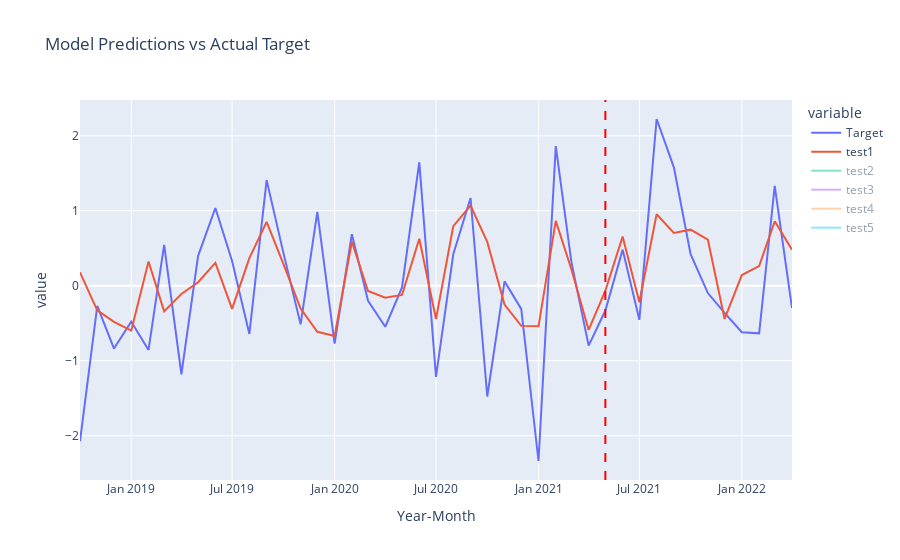

The notebook cell this image was saved under:
### Code cell
# Plot to compare models
fig = px.line(plot_df, x=plot_df.index, y=['Target', 'test1', 'test2', 'test3', 'test4', 'test5'], 
              title='Model Predictions vs Actual Target')

# Forecast beginning
forecast_start_date_index = len(plot_df) - 12  # as defined above

# Vertical line marking the beginning of the forecast period
fig.add_shape(
    type='line',
    x0=plot_df.index[forecast_start_date_index], y0=0, x1=plot_df.index[forecast_start_date_index], y1=1,
    line=dict(color='red', width=2, dash='dash'),
    xref='x',
    yref='paper'  
)

fig.show()

### Figure 1 — Plotly figure (JSON) as saved in the notebook; plotly's stock layout.template omitted (floating-point values rounded to 4 significant figures)
{"data": [{"hovertemplate": "variable=Target<br>Year-Month=%{x}<br>value=%{y}<extra></extra>", "legendgroup": "Target", "line": {"color": "#636efa", "dash": "solid"}, "marker": {"symbol": "circle"}, "mode": "lines", "name": "Target", "orientation": "v", "showlegend": true, "type": "scatter", "x": ["2018-10", "2018-11", "2018-12", "2019-01", "2019-02", "2019-03", "2019-04", "2019-05", "2019-06", "2019-07", "2019-08", "2019-09", "2019-10", "2019-11", "2019-12", "2020-01", "2020-02", "2020-03", "2020-04", "2020-05", "2020-06", "2020-07", "2020-08", "2020-09", "2020-10", "2020-11", "2020-12", "2021-01", "2021-02", "2021-03", "2021-04", "2021-05", "2021-06", "2021-07", "2021-08", "2021-09", "2021-10", "2021-11", "2021-12", "2022-01", "2022-02", "2022-03", "2022-04"], "xaxis": "x", "y": [-2.077, -0.2683, -0.8381, -0.4801, -0.8571, 0.5449, -1.181, 0.3988, 1.037, 0.3307, -0.6437, 1.409, 0.4414, -0.516, 0.9849, -0.7722, 0.6869, -0.2019, -0.5476, -0.02367, 1.647, -1.216, 0.4194, 1.17, -1.479, 0.05776, -0.3095, -2.339, 1.864, 0.3188, -0.7997, -0.3313, 0.4817, -0.4554, 2.225, 1.579, 0.4218, -0.09775, -0.3622, -0.6198, -0.6354, 1.331, -0.2987], "yaxis": "y"}, {"hovertemplate": "variable=test1<br>Year-Month=%{x}<br>value=%{y}<extra></extra>", "legendgroup": "test1", "line": {"color": "#EF553B", "dash": "solid"}, "marker": {"symbol": "circle"}, "mode": "lines", "name": "test1", "orientation": "v", "showlegend": true, "type": "scatter", "x": ["2018-10", "2018-11", "2018-12", "2019-01", "2019-02", "2019-03", "2019-04", "2019-05", "2019-06", "2019-07", "2019-08", "2019-09", "2019-10", "2019-11", "2019-12", "2020-01", "2020-02", "2020-03", "2020-04", "2020-05", "2020-06", "2020-07", "2020-08", "2020-09", "2020-10", "2020-11", "2020-12", "2021-01", "2021-02", "2021-03", "2021-04", "2021-05", "2021-06", "2021-07", "2021-08", "2021-09", "2021-10", "2021-11", "2021-12", "2022-01", "2022-02", "2022-03", "2022-04"], "xaxis": "x", "y": [0.1781, -0.3285, -0.4822, -0.5993, 0.3239, -0.3422, -0.1098, 0.04634, 0.3048, -0.3083, 0.3679, 0.8528, 0.2911, -0.3043, -0.615, -0.672, 0.5871, -0.07001, -0.1611, -0.1235, 0.6275, -0.4447, 0.7938, 1.07, 0.5848, -0.2514, -0.536, -0.5416, 0.8653, 0.2189, -0.5896, -0.06664, 0.6557, -0.2201, 0.9535, 0.7039, 0.7481, 0.6139, -0.4434, 0.142, 0.2624, 0.8596, 0.481], "yaxis": "y"}, {"hovertemplate": "variable=test2<br>Year-Month=%{x}<br>value=%{y}<extra></extra>", "legendgroup": "test2", "line": {"color": "#00cc96", "dash": "solid"}, "marker": {"symbol": "circle"}, "mode": "lines", "name": "test2", "orientation": "v", "showlegend": true, "type": "scatter", "visible": "legendonly", "x": ["2018-10", "2018-11", "2018-12", "2019-01", "2019-02", "2019-03", "2019-04", "2019-05", "2019-06", "2019-07", "2019-08", "2019-09", "2019-10", "2019-11", "2019-12", "2020-01", "2020-02", "2020-03", "2020-04", "2020-05", "2020-06", "2020-07", "2020-08", "2020-09", "2020-10", "2020-11", "2020-12", "2021-01", "2021-02", "2021-03", "2021-04", "2021-05", "2021-06", "2021-07", "2021-08", "2021-09", "2021-10", "2021-11", "2021-12", "2022-01", "2022-02", "2022-03", "2022-04"], "xaxis": "x", "y": [0.1781, -0.3285, -0.4822, -0.5993, 0.3239, -0.3422, -0.1098, 0.04634, 0.3048, -0.3083, 0.3679, 0.8528, 0.2911, -0.3043, -0.615, -0.672, 0.5871, -0.07001, -0.1611, -0.1235, 0.6275, -0.4447, 0.7938, 1.07, 0.5848, -0.2514, -0.536, -0.5416, 0.8653, 0.2189, -0.5896, -0.06664, 0.6557, -0.2201, 0.9535, 0.7039, 0.7481, 0.6139, -0.4434, 0.142, 0.2624, 0.8596, 0.481], "yaxis": "y"}, {"hovertemplate": "variable=test3<br>Year-Month=%{x}<br>value=%{y}<extra></extra>", "legendgroup": "test3", "line": {"color": "#ab63fa", "dash": "solid"}, "marker": {"symbol": "circle"}, "mode": "lines", "name": "test3", "orientation": "v", "showlegend": true, "type": "scatter", "visible": "legendonly", "x": ["2018-10", "2018-11", "2018-12", "2019-01", "2019-02", "2019-03", "2019-04", "2019-05", "2019-06", "2019-07", "2019-08", "2019-09", "2019-10", "2019-11", "2019-12", "2020-01", "2020-02", "2020-03", "2020-04", "2020-05", "2020-06", "2020-07", "2020-08", "2020-09", "2020-10", "2020-11", "2020-12", "2021-01", "2021-02", "2021-03", "2021-04", "2021-05", "2021-06", "2021-07", "2021-08", "2021-09", "2021-10", "2021-11", "2021-12", "2022-01", "2022-02", "2022-03", "2022-04"], "xaxis": "x", "y": [0.1723, -0.2888, -0.441, -0.5825, 0.2962, -0.3695, -0.06622, 0.08374, 0.2784, -0.3358, 0.269, 0.8077, 0.2774, -0.2952, -0.603, -0.6723, 0.5868, -0.008983, -0.1505, -0.1235, 0.5279, -0.458, 0.7976, 1.07, 0.5017, -0.3076, -0.669, -0.5879, 0.832, 0.2187, -0.6346, -0.1064, 0.7671, 0.05029, 1.065, 0.7236, 0.8996, 0.5121, -0.3484, 0.2235, 0.4782, 0.9042, 0.4084], "yaxis": "y"}, {"hovertemplate": "variable=test4<br>Year-Month=%{x}<br>value=%{y}<extra></extra>", "legendgroup": "test4", "line": {"color": "#FFA15A", "dash": "solid"}, "marker": {"symbol": "circle"}, "mode": "lines", "name": "test4", "orientation": "v", "showlegend": true, "type": "scatter", "visible": "legendonly", "x": ["2018-10", "2018-11", "2018-12", "2019-01", "2019-02", "2019-03", "2019-04", "2019-05", "2019-06", "2019-07", "2019-08", "2019-09", "2019-10", "2019-11", "2019-12", "2020-01", "2020-02", "2020-03", "2020-04", "2020-05", "2020-06", "2020-07", "2020-08", "2020-09", "2020-10", "2020-11", "2020-12", "2021-01", "2021-02", "2021-03", "2021-04", "2021-05", "2021-06", "2021-07", "2021-08", "2021-09", "2021-10", "2021-11", "2021-12", "2022-01", "2022-02", "2022-03", "2022-04"], "xaxis": "x", "y": [-0.06048, -0.349, -0.4225, -0.4225, 0.2666, -0.2295, -0.06014, -0.261, 0.4302, -0.2295, 0.2666, 0.7245, 0.2666, -0.349, -0.349, -0.349, 0.6278, 0.4302, -0.06014, -0.06014, 0.6278, -0.2295, 0.4891, 0.7245, 0.6278, -0.2295, -0.6471, -0.7803, 0.7245, -0.6663, -0.6471, -0.4848, 0.9798, -0.367, 1.158, 1.158, 0.4891, 0.6278, -0.8942, 0.4302, 0.5323, 1.158, 0.6278], "yaxis": "y"}, {"hovertemplate": "variable=test5<br>Year-Month=%{x}<br>value=%{y}<extra></extra>", "legendgroup": "test5", "line": {"color": "#19d3f3", "dash": "solid"}, "marker": {"symbol": "circle"}, "mode": "lines", "name": "test5", "orientation": "v", "showlegend": true, "type": "scatter", "visible": "legendonly", "x": ["2018-10", "2018-11", "2018-12", "2019-01", "2019-02", "2019-03", "2019-04", "2019-05", "2019-06", "2019-07", "2019-08", "2019-09", "2019-10", "2019-11", "2019-12", "2020-01", "2020-02", "2020-03", "2020-04", "2020-05", "2020-06", "2020-07", "2020-08", "2020-09", "2020-10", "2020-11", "2020-12", "2021-01", "2021-02", "2021-03", "2021-04", "2021-05", "2021-06", "2021-07", "2021-08", "2021-09", "2021-10", "2021-11", "2021-12", "2022-01", "2022-02", "2022-03", "2022-04"], "xaxis": "x", "y": [-0.06048, -0.349, -0.4225, -0.4225, 0.2666, -0.2295, -0.06014, -0.261, 0.4302, -0.2295, 0.2666, 0.7245, 0.2666, -0.349, -0.349, -0.349, 0.6278, 0.4302, -0.06014, -0.06014, 0.6278, -0.2295, 0.4891, 0.7245, 0.6278, -0.2295, -0.6471, -0.7803, 0.7245, -0.6663, -0.6471, -0.4848, 0.9798, -0.367, 1.158, 1.158, 0.4891, 0.6278, -0.8942, 0.4302, 0.5323, 1.158, 0.6278], "yaxis": "y"}], "layout": {"autosize": true, "legend": {"title": {"text": "variable"}, "tracegroupgap": 0}, "shapes": [{"line": {"color": "red", "dash": "dash", "width": 2}, "type": "line", "x0": "2021-05", "x1": "2021-05", "xref": "x", "y0": 0, "y1": 1, "yref": "paper"}], "title": {"text": "Model Predictions vs Actual Target"}, "xaxis": {"anchor": "y", "autorange": true, "domain": [0, 1], "range": ["2018-10-01", "2022-04-01"], "title": {"text": "Year-Month"}, "type": "date"}, "yaxis": {"anchor": "x", "autorange": true, "domain": [0, 1], "range": [-2.593, 2.478], "title": {"text": "value"}, "type": "linear"}}}
